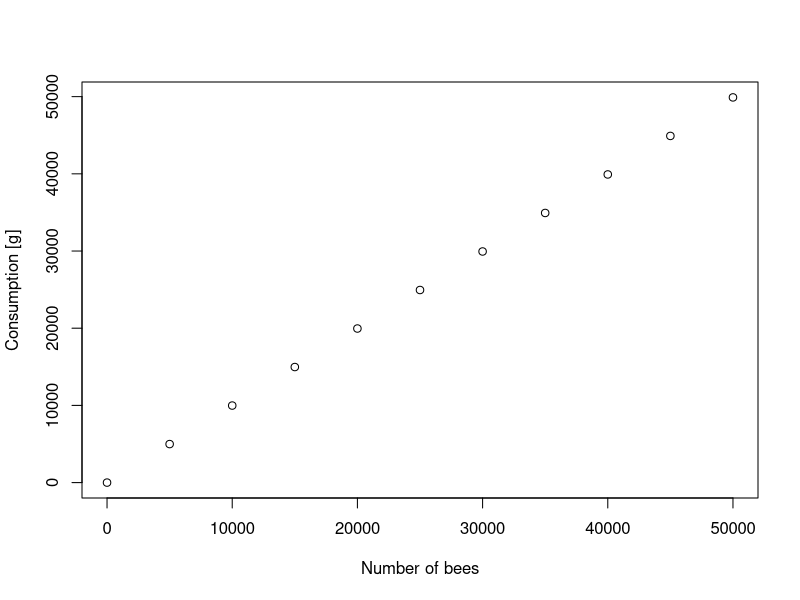
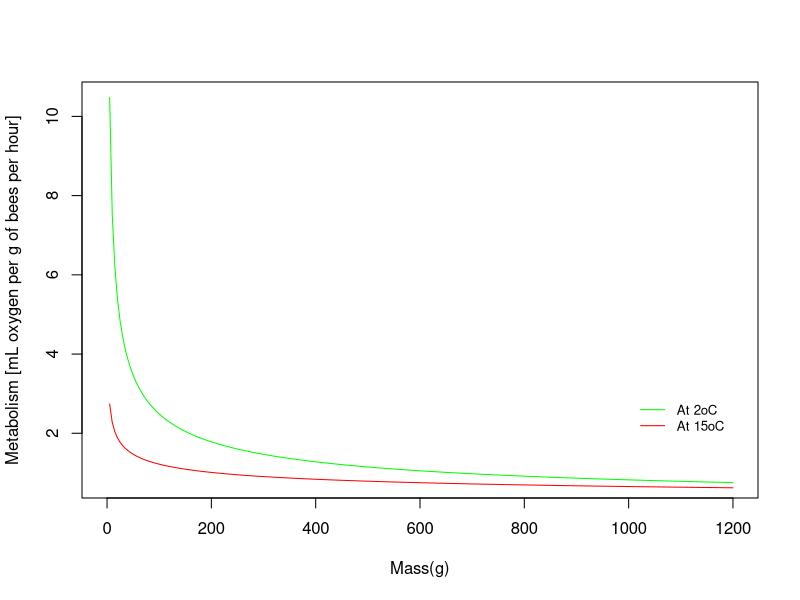
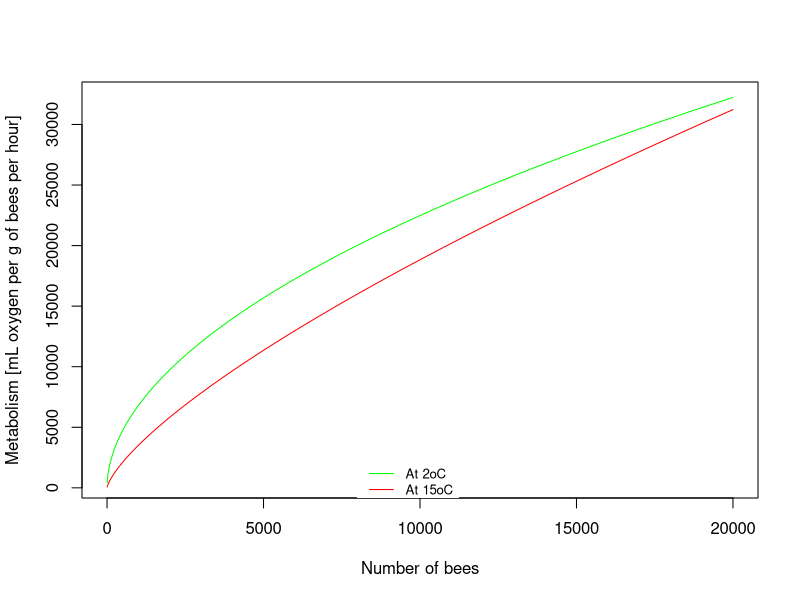
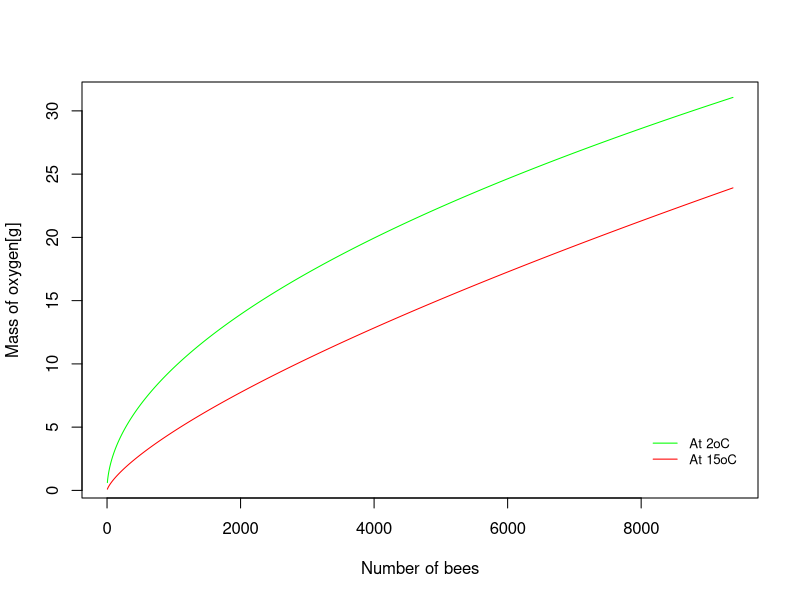
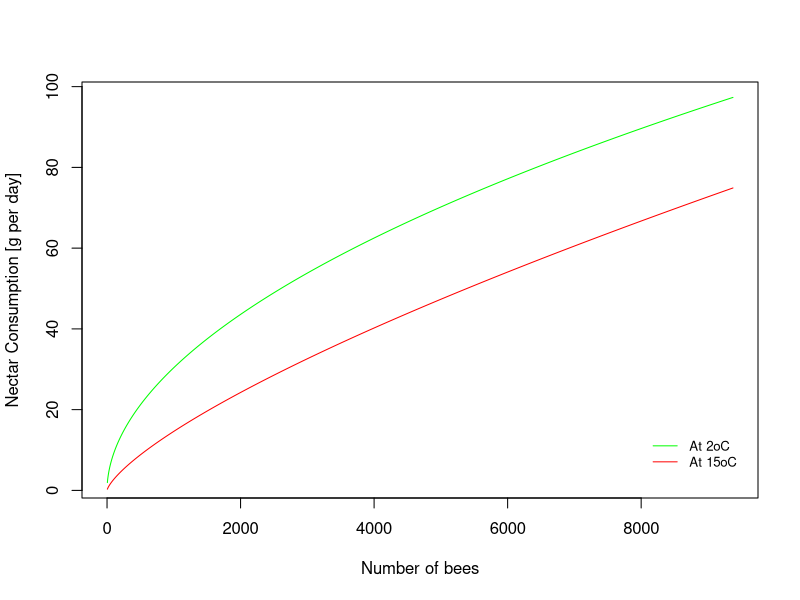

Write R code to recreate these figures, in order.
##R plot of consumption versus number of bees
png(filename="C:/git/winter_module/Image/pollenconsumption.png",width=10, height=6, units="in",res=250)
pollent=seq(from = 0, to = 50000, by = 5000)
Nbeest=seq(from = 0, to = 50000, by = 5000)
Pollent1=pollent-0.002*Nbeest
plot(Nbeest,Pollent1,xlab="Number of bees", ylab="Consumption [g]")
dev.off()

##R plot of metabolism versus temperature with a couple curves for different hive sizes
png(filename="C:/git/winter_module/Image/metabolism versus temperature.png",width=10, height=6, units="in",res=250)
BW= seq(from = 0, to = 1200, by = 5)
vo2at2=22.69*BW^-0.48
vo2at15=4.23*BW^-0.27
plot(BW,vo2at2,type='l',col='green',xlab="Mass(g)", ylab="Metabolism [mL oxygen per g of bees per hour]")
lines(BW,vo2at15,col='red')
legend(1000, 3, legend=c("At 2oC", "At 15oC"),col=c("green", "red"),lty=1:1, cex=0.8,box.lty=0)
dev.off

##R plot of oxygen consumption versus temperature with a couple curves for different hive sizes
png(filename="C:/git/winter_module/Image/metabolism versus hive sizes.png",width=10, height=6, units="in",res=250)
Nbees=seq(from = 0, to = 20000, by = 5)
vo2totat2=(22.69*(0.128*Nbees)^-0.48)*24*(Nbees*0.128)
vo2totat15=(4.23*(0.128*Nbees)^-0.27)*24*(Nbees*0.128)
plot(Nbees,vo2totat2,type='l',col='green',xlab="Number of bees", ylab="Metabolism [mL oxygen per g of bees per hour]")
lines(Nbees,vo2totat15,col='red')
legend(8000, 2500, legend=c("At 2oC", "At 15oC"),col=c("green", "red"),lty=1:1, cex=0.8,box.lty=0)
dev.off

##R plot of oxygen mass versus temperature with a couple curves for different hive sizes
png(filename="C:/git/winter_module/Image/oxygen mass versus hive sizes.png",width=10, height=6, units="in",res=250)
Nbees=seq(from = 0, to = 9375, by = 5)
Mo2at2=0.09961*Nbees*(0.128*Nbees)^-0.48
Mo2at15=0.01730*Nbees*(0.128*Nbees)^-0.27
plot(Nbees,Mo2at2,type='l',col='green',xlab="Number of bees", ylab="Mass of oxygen[g]")
lines(Nbees,Mo2at15,col='red')
legend(8000, 5, legend=c("At 2oC", "At 15oC"),col=c("green", "red"),lty=1:1, cex=0.8,box.lty=0)
dev.off



##R plot of nector equivalents versus temperature with a couple curves for different hive sizes
png(filename="C:/git/winter_module/Image/nectar consumption versus hive sizes.png",width=10, height=6, units="in",res=250)
Nbees=seq(from = 0, to = 9375, by = 5)
Mnectarat2=0.3121*Nbees*(0.128*Nbees)^-0.48
Mnectarat15=0.05419*Nbees*(0.128*Nbees)^-0.27
plot(Nbees,Mnectarat2,type='l',col='green',xlab="Number of bees", ylab="Nectar Consumption [g per day]")
lines(Nbees,Mnectarat15,col='red')
legend(8000, 15, legend=c("At 2oC", "At 15oC"),col=c("green", "red"),lty=1:1, cex=0.8,box.lty=0)
dev.off

